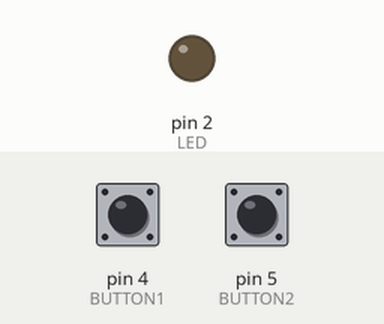
Recording of a sketch running on a simulated Arduino Uno, built with avr-gcc and run on an emulated ATmega328P. Parts: output pins drawn as LEDs (lit = HIGH). The test bench sets the inputs (shaded band); at power-on: pin 4 (BUTTON1) LOW, pin 5 (BUTTON2) LOW.

Above: at 1.2 s.
1.3 s: pin 4 (BUTTON1) pulled HIGH for 0.15 s
At 2.4 s:
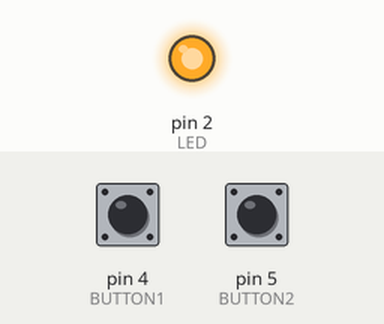
2.9 s: pin 5 (BUTTON2) pulled HIGH for 0.15 s
At 3.6 s:
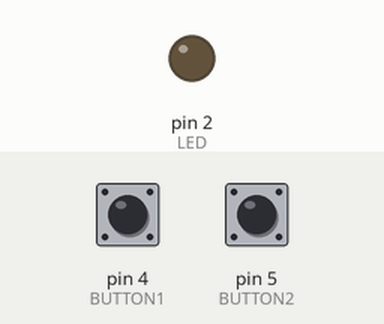
4.5 s: pin 4 (BUTTON1) pulled HIGH for 1 s
At 4.9 s:
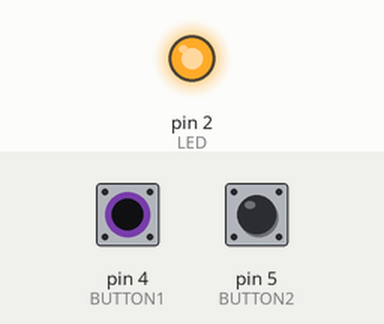
7.0 s: pin 4 (BUTTON1) driven HIGH and pin 5 (BUTTON2) driven HIGH
At 8.2 s:
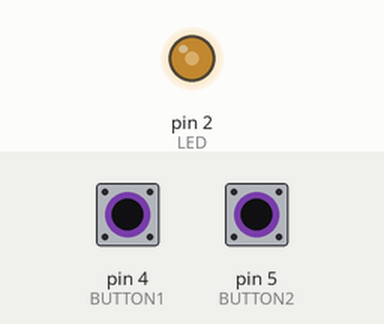
8.5 s: pin 5 (BUTTON2) driven LOW
At 8.9 s:
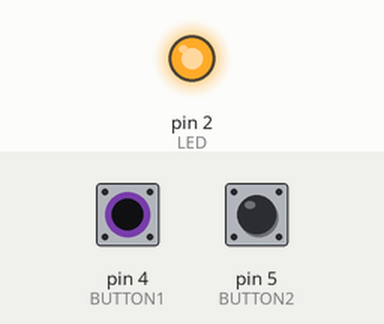
Timing chart, 0 to 11.0 s (numbered marks = the images above; inputs shaded):
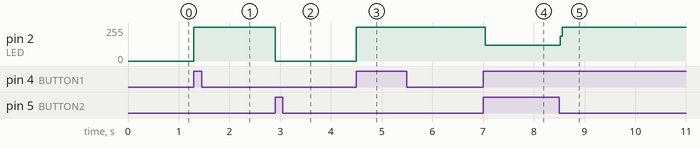

Measured:
- after the input at 1.3 s, pin 2 (LED): 0/255 → 255/255 at once
- after the input at 2.9 s, pin 2 (LED): 255/255 → 0/255 at once
- after the input at 4.5 s, pin 2 (LED): 0/255 → 255/255 at once
- after the input at 7.0 s, pin 2 (LED): 255/255 → 119/255 at once
- after the input at 8.5 s, pin 2 (LED): 119/255 → 255/255 at once

The sketch:

_1_BUTTON.ino
```cpp
int LED =2;
int BUTTON1 =4;
int BUTTON2 =5;

void setup()
{
  pinMode(LED,OUTPUT);
  pinMode(BUTTON1,INPUT);
  pinMode(BUTTON2,INPUT);
}

void loop()
{
  if(digitalRead(BUTTON1) == HIGH)
  {
  digitalWrite(LED,HIGH);
  }
  if(digitalRead(BUTTON2) == HIGH)
  {
  digitalWrite(LED,LOW);
  }
}
```
